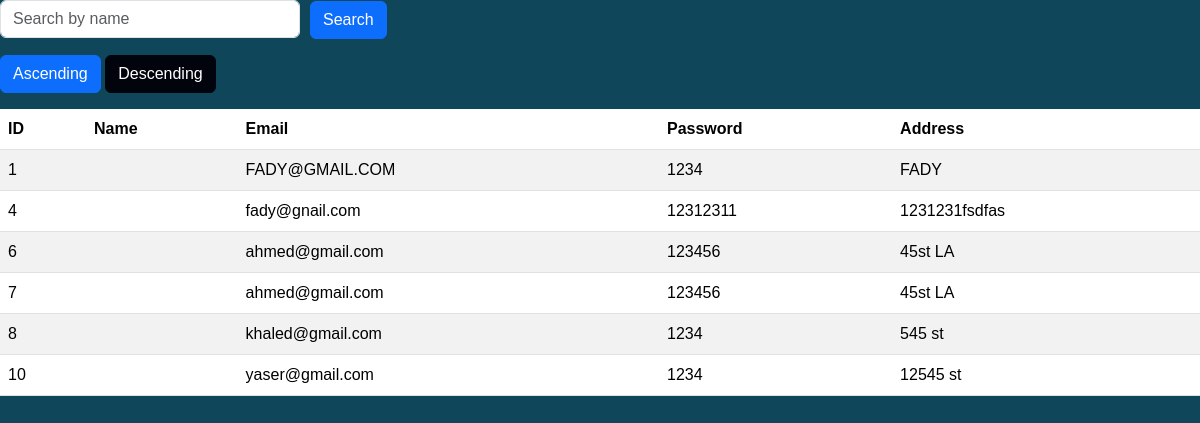
The page /pages/users.php on the database its author committed.
### tables this page shows
CREATE TABLE `user` (
  `id` int(11) NOT NULL,
  `name` varchar(191) NOT NULL,
  `email` varchar(191) NOT NULL,
  `password` varchar(191) NOT NULL,
  `address` varchar(191) NOT NULL,
  `type` varchar(191) NOT NULL
);

### models/UserModel.php (called while the page is built, shortened)
<?php
function get_users($sortOrder = 'ASC') {
    $conn = connectToDB();
    if ($conn) {
        $stmt = $conn->prepare("SELECT * FROM user ORDER BY id $sortOrder");
        $stmt->execute();
        return $stmt->fetchAll(PDO::FETCH_ASSOC);
    } else {
        return [];
    }
}
?>

### pages/users.php (the view, shortened to what this page needs)
<?php
include_once '../includes/header.php';
include_once('../includes/header.php');
include('../models/UserModel.php');
$sortOrder = isset($_POST['sort']) ? $_POST['sort'] : 'ASC';
$searchTerm = isset($_POST['search']) ? $_POST['search'] : '';
if ($searchTerm) {
    $data = search_users($searchTerm);
} else {
    $data = get_users($sortOrder);
}
echo '<form method="POST" action="" class="mb-3">';
echo '<input type="text" name="search" value="' . $searchTerm . '" placeholder="Search by name" class="form-control" style="width: 300px; display: inline-block; margin-right: 10px;">';
echo '<button type="submit" class="btn btn-primary">Search</button>';
echo '</form>';
echo '<form method="POST" action="" class="mb-3">';
echo '<button type="submit" name="sort" value="ASC" class="btn btn-primary">Ascending</button> ';
echo '<button type="submit" name="sort" value="DESC" class="btn btn-secondary">Descending</button>';
echo '</form>';
if (!empty($data)) {
    echo '<table class="table table-striped">';
    echo '<thead><tr><th>ID</th><th>Name</th><th>Email</th><th>Password</th><th>Address</th></tr></thead><tbody>';
    foreach ($data as $row) {
        echo '<tr><td>'.$row['id'].'</td><td>'.$row['Name'].'</td><td>'.$row['email'].'</td><td>'.$row['password'].'</td><td>'.$row['address'].'</td></tr>';
    }
    echo '</tbody></table>';
} else {
    echo '<p>No users found</p>';
}
include('../includes/footer.php');
?>

### includes/header.php (shortened to what this page needs)
<!DOCTYPE html>
<html lang="en">
<head>
    <link href="https://cdn.jsdelivr.net/npm/bootstrap@5.3.0/dist/css/bootstrap.min.css" rel="stylesheet">
    <link href="https://cdn.jsdelivr.net/npm/bootstrap@5.3.3/dist/css/bootstrap.min.css" rel="stylesheet">
    <link rel="stylesheet" href="https://cdnjs.cloudflare.com/ajax/libs/font-awesome/5.15.4/css/all.min.css">
    <link rel="stylesheet" href="https://cdn.jsdelivr.net/npm/bootstrap-icons@1.11.1/font/bootstrap-icons.css">
<link rel="stylesheet" href="../styles/styles.css">
</head>
<body>

### includes/footer.php (shortened to what this page needs)
</body>
</html>

### styles/styles.css (style rules this page uses)
body { background: #10465a; font-family: 'Arial', sans-serif; color: #fff; position: relative; }
.btn-secondary { background-color: #01040c; border-color: #01040c; transition: background-color 0.3s ease; }

### rows shown on the page
user: id "1", email "FADY@GMAIL.COM", password "1234", address "FADY"
user: id "4", email "fady@gnail.com", password "12312311", address "1231231fsdfas"
user: id "6", email "ahmed@gmail.com", password "123456", address "45st LA"
user: id "7", email "ahmed@gmail.com", password "123456", address "45st LA"
user: id "8", email "khaled@gmail.com", password "1234", address "545 st"
user: id "10", email "yaser@gmail.com", password "1234", address "12545 st"
